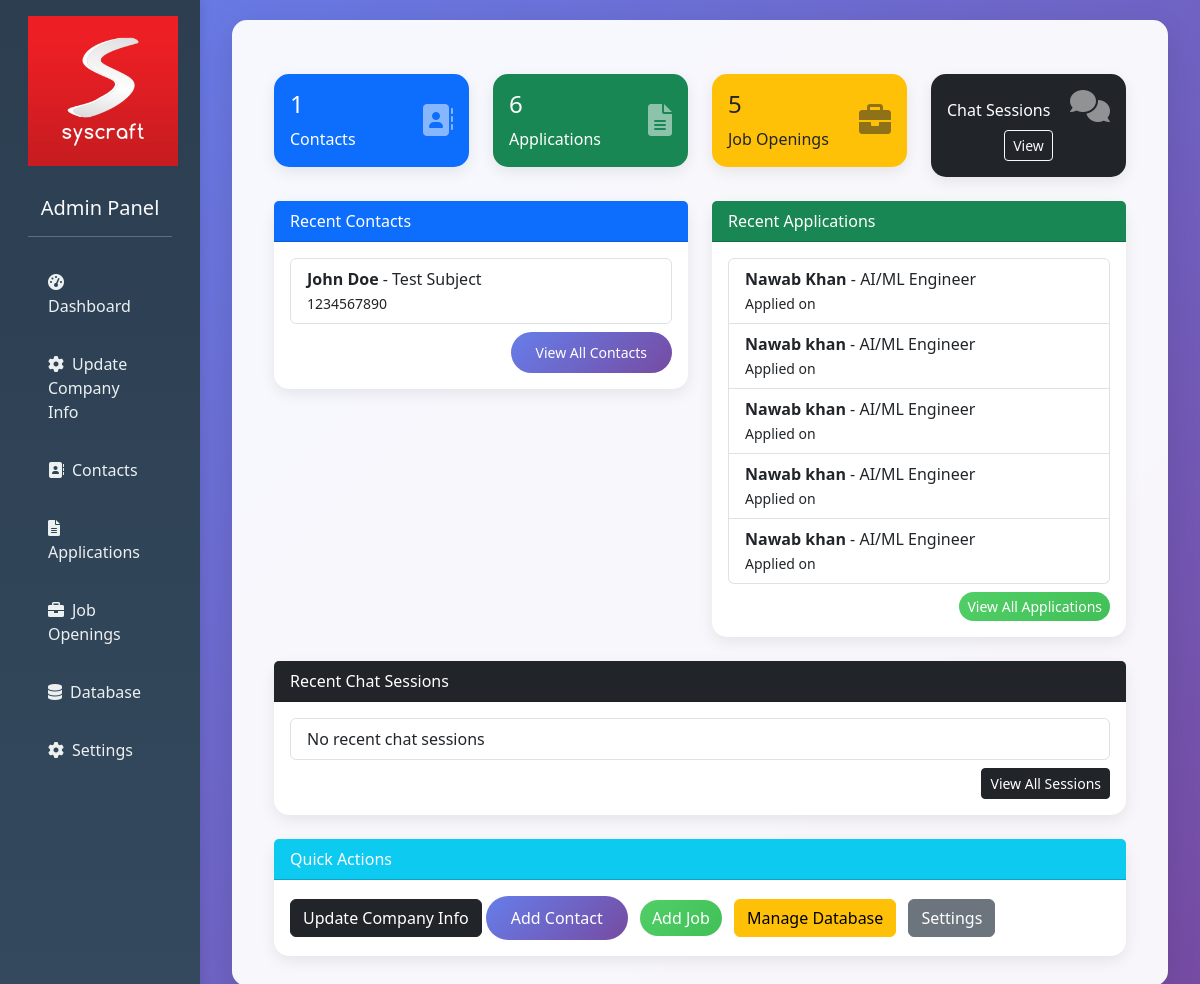
The app's page /admin/dashboard with its own data.
### tables this page shows
CREATE TABLE job_applications (
            id INTEGER PRIMARY KEY AUTOINCREMENT,
            name TEXT NOT NULL,
            email TEXT NOT NULL,
            phone TEXT NOT NULL,
            position TEXT NOT NULL,
            resume_filename TEXT NOT NULL,
            resume_content TEXT,
            file_path TEXT,
            application_date TIMESTAMP DEFAULT CURRENT_TIMESTAMP,
            status TEXT DEFAULT 'pending'
        );

### templates/main.py (the view)
@app.route("/admin/dashboard")
def dashboard():
    contacts = get_contacts()
    applications = get_all_applications()
    job_openings = get_active_job_openings()
    stats = {
        "total_contacts": len(contacts),
        "total_applications": len(applications),
        "total_job_openings": len(job_openings),
        "recent_contacts": contacts[-5:] if contacts else [],
        "recent_applications": applications[:5] if applications else []
    }
    return render_template("admin_dashboard.html", stats=stats)

### tools/enquiry.py (called while the page is built)
def get_contacts():
    conn = sqlite3.connect(DB_NAME)
    cursor = conn.cursor()
    cursor.execute("SELECT * FROM contact")
    rows = cursor.fetchall()
    conn.close()
    return rows

### tools/hr_jobs.py (called while the page is built)
def get_active_job_openings():
    conn = sqlite3.connect(DB_PATH)
    cursor = conn.cursor()
    cursor.execute('''
        SELECT id, title, department, description, requirements, location, employment_type, posted_date
        FROM job_openings
        WHERE is_active = 1
        ORDER BY posted_date DESC
    ''')
    jobs = cursor.fetchall()
    conn.close()
    return [
        {
            "id": job[0],
            "title": job[1],
            "department": job[2],
            "description": job[3],
            "requirements": job[4],
            "location": job[5],
            "employment_type": job[6],
            "posted_date": job[7]
        }
        for job in jobs
    ]

def get_all_applications():
    conn = sqlite3.connect(DB_PATH)
    cursor = conn.cursor()
    cursor.execute('''
        SELECT id, name, email, phone, position, resume_filename, application_date, status
        FROM job_applications
        ORDER BY application_date DESC
    ''')
    applications = cursor.fetchall()
    conn.close()
    return [
        {
            "id": app[0],
            "name": app[1],
            "email": app[2],
            "phone": app[3],
            "position": app[4],
            "resume_filename": app[5],
            "application_date": app[6],
            "status": app[7]
        }
        for app in applications
    ]

### templates/admin_dashboard.html (shortened to what this page needs)
{% extends "base.html" %}
{% block content %}
<div class="container mt-4">
    <div class="row">
        <div class="col-md-3">
            <div class="card bg-primary text-white">
                <div class="card-body">
                    <div class="d-flex justify-content-between align-items-center">
                        <div>
                            <h4>{{ stats.total_contacts }}</h4>
                            <p class="mb-0">Contacts</p>
                        </div>
                        <i class="fas fa-address-book fa-2x opacity-50"></i>
                    </div>
                </div>
            </div>
        </div>
        <div class="col-md-3">
            <div class="card bg-success text-white">
                <div class="card-body">
                    <div class="d-flex justify-content-between align-items-center">
                        <div>
                            <h4>{{ stats.total_applications }}</h4>
                            <p class="mb-0">Applications</p>
                        </div>
                        <i class="fas fa-file-alt fa-2x opacity-50"></i>
                    </div>
                </div>
            </div>
        </div>
        <div class="col-md-3">
            <div class="card bg-warning text-dark">
                <div class="card-body">
                    <div class="d-flex justify-content-between align-items-center">
                        <div>
                            <h4>{{ stats.total_job_openings }}</h4>
                            <p class="mb-0">Job Openings</p>
                        </div>
                        <i class="fas fa-briefcase fa-2x opacity-50"></i>
                    </div>
                </div>
            </div>
        </div>
        <div class="col-md-3">
            <div class="card bg-dark text-white">
                <div class="card-body">
                    <div class="d-flex justify-content-between align-items-center">
                        <div>
                            <p class="mb-0">Chat Sessions</p>
                        </div>
                        <i class="fas fa-comments fa-2x opacity-50"></i>
                    </div>
                    <div class="text-center mt-2">
                        <a href="/admin/chat_history" class="btn btn-outline-light btn-sm">View</a>
                    </div>
                </div>
            </div>
        </div>
    </div>
    <div class="row mt-4">
        <div class="col-md-6">
            <div class="card">
                <div class="card-header bg-primary text-white">
                    Recent Contacts
                </div>
                <div class="card-body">
                    <ul class="list-group">
                        {% for contact in stats.recent_contacts %}
                        <li class="list-group-item">
                            <strong>{{ contact[1] }}</strong> - {{ contact[4] }}
                            <br><small>{{ contact[3] }}</small>
                        </li>
                        {% else %}
                        <li class="list-group-item">No recent contacts</li>
                        {% endfor %}
                    </ul>
                    <div class="mt-2 text-end">
                        <a href="/admin/contacts" class="btn btn-sm btn-primary">View All Contacts</a>
                    </div>
                </div>
            </div>
        </div>
        <div class="col-md-6">
            <div class="card">
                <div class="card-header bg-success text-white">
                    Recent Applications
                </div>
                <div class="card-body">
                    <ul class="list-group">
                        {% for app in stats.recent_applications %}
                        <li class="list-group-item">
                            <strong>{{ app.name }}</strong> - {{ app.position }}
                            <br><small>Applied on {{ app.date_applied }}</small>
                        </li>
                        {% else %}
                        <li class="list-group-item">No recent applications</li>
                        {% endfor %}
                    </ul>
                    <div class="mt-2 text-end">
                        <a href="/admin/applications" class="btn btn-sm btn-success">View All Applications</a>
                    </div>
                </div>
            </div>
        </div>
    </div>
    <div class="row mt-4">
        <div class="col-md-12">
            <div class="card">
                <div class="card-header bg-dark text-white">
                    Recent Chat Sessions
                </div>
                <div class="card-body">
                    <ul class="list-group">
                        {% for session in stats.recent_sessions %}
                        <li class="list-group-item">
                            <strong>Session {{ session.session_id }}</strong> – {{ session.user_message }}
                            <br>
                            <small><b>AI:</b> {{ session.ai_reply }}</small>
                        </li>
                        {% else %}
                        <li class="list-group-item">No recent chat sessions</li>
                        {% endfor %}
                    </ul>
                    <div class="mt-2 text-end">
                        <a href="/admin/chat_history" class="btn btn-sm btn-dark">View All Sessions</a>
                    </div>
                </div>
            </div>
        </div>
    </div>
    <div class="row mt-4">
        <div class="col-md-12">
            <div class="card">
                <div class="card-header bg-info text-white">
                    Quick Actions
                </div>
                <div class="card-body">
                    <a href="/admin/company" class="btn btn-dark">Update Company Info</a>
                    <a href="/admin/add_contact" class="btn btn-primary me-2">Add Contact</a>
                    <a href="/admin/add_job" class="btn btn-success me-2">Add Job</a>
                    <a href="/admin/manage_db" class="btn btn-warning me-2">Manage Database</a>
                    <a href="/admin/settings" class="btn btn-secondary">Settings</a>
                </div>
            </div>
        </div>
    </div>
</div>
{% endblock %}

### templates/base.html (style rules this page uses)
body { background: linear-gradient(135deg, #667eea 0%, #764ba2 100%); min-height: 100vh; font-family: 'Segoe UI', Tahoma, Geneva, Verdana, sans-serif; }
.card { border: none; border-radius: 15px; box-shadow: 0 5px 15px rgba(0,0,0,0.08); transition: transform 0.3s ease; }
.btn-primary { background: linear-gradient(135deg, #667eea 0%, #764ba2 100%); border: none; border-radius: 25px; padding: 10px 25px; }
.btn-success { background: linear-gradient(135deg, #51cf66 0%, #40c057 100%); border: none; border-radius: 25px; }

### records on screen
job_applications: name "Nawab Khan", position "AI/ML Engineer"
job_applications: name "Nawab khan", position "AI/ML Engineer"
job_applications: name "Nawab khan", position "AI/ML Engineer"
job_applications: name "Nawab khan", position "AI/ML Engineer"
job_applications: name "Nawab khan", position "AI/ML Engineer"

### other values on screen
{{ stats.total_contacts }} "1"
{{ stats.total_applications }} "6"
{{ stats.total_job_openings }} "5"
{{ contact[1] }} "John Doe"
{{ contact[4] }} "Test Subject"
{{ contact[3] }} "1234567890"
